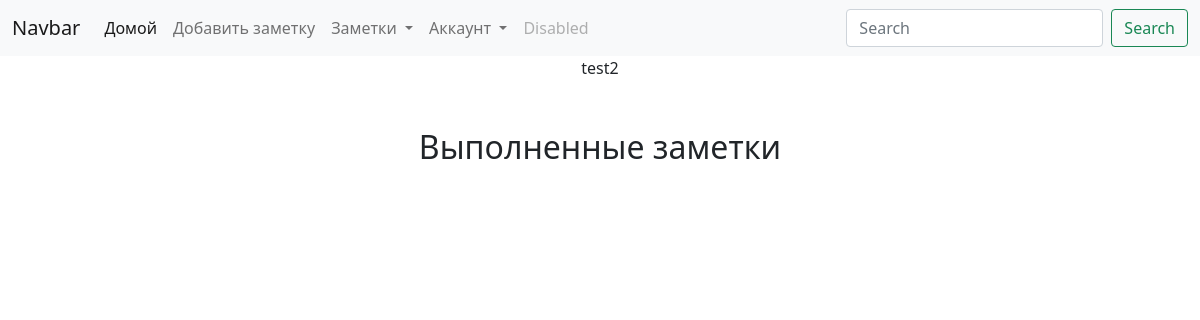
The app's page /compleatetodo/ (signed in), older data.
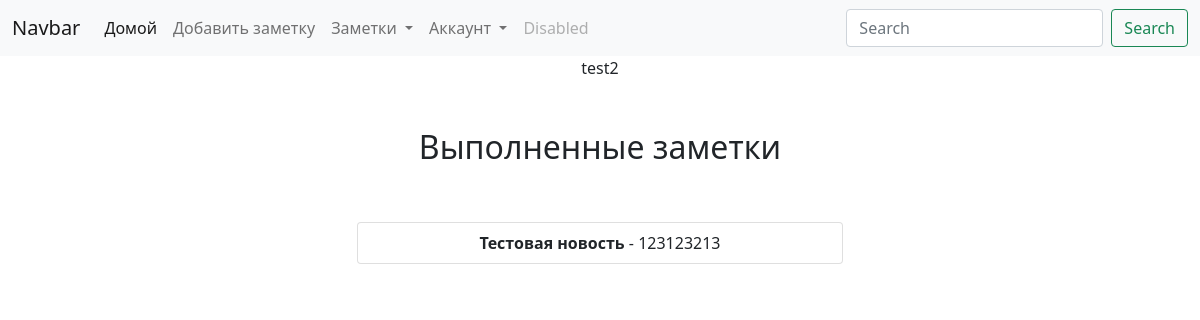
The same page, newer data.
### todoapp/models.py (models this page shows, shortened)
class Todo(models.Model):
    title = models.CharField(max_length=150)
    memo = models.TextField(blank = True)
    impotantFlag = models.BooleanField(default=False)
    date = models.DateTimeField(auto_now_add = True)
    datecompleat = models.DateTimeField(null=True, blank=True)
    user = models.ForeignKey(User, on_delete = models.CASCADE)
    class Meta:
        verbose_name = 'Заметка'
        verbose_name_plural = 'Заметки'

### todoapp/views.py (the view)
# urls.py: path('compleatetodo/',views.compleatetodos, name = 'compleatetodos'),
@login_required
def compleatetodos(request):
    data = Todo.objects.filter(user = request.user,datecompleat__isnull = False)
    return render(request,'todoapp/compleatetodos.html',{'data':data})

### todoapp/templates/todoapp/compleatetodos.html
{% extends 'todoapp/base.html' %}
{% block content  %}
<div class="row justify-content-center mt-5">
  <div class="col-md-5">
    <h2>Выполненные заметки</h2>
  </div>
</div>
<div class="row justify-content-center mt-5">
  <div class="col-md-5">
    <div class="list-group">
      {% for el in data %}
        <a href="{% url 'detailtodo' el.id %}" class = "list-group-item list-group-item-action {% if el.impotantFlag %} list-group-item-danger {% endif %}"><b>{{el.title}}</b>{% if el.memo %} - {{el.memo|truncatechars:30}}{% endif %}</a>
      {% endfor %}
    </div>
  </div>
</div>
{% endblock %}

Row changes from the older to the newer data that the page shows:
added Todo: title "Тестовая новость", memo "123123213"
